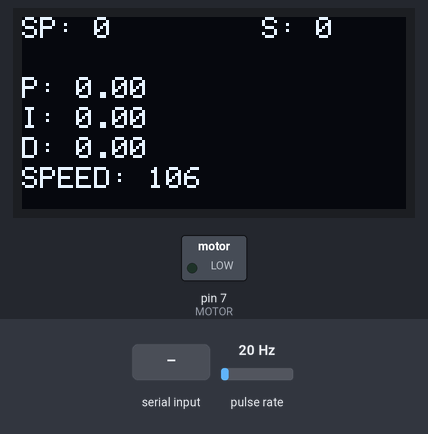
The sketch below on a simulated Arduino Mega 2560, built with avr-gcc and run on an emulated ATmega2560. On the bench: 128×64 one-colour display, switched loads named in the sketch (green lamp = pin HIGH). Wiring (inferred from the names in the program): pulse sensor: data pin 2. The test bench sets the inputs (shaded band); at power-on: pulse rate 20 Hz. What the sketch prints to the serial monitor is not drawn.

Above: at 1.2 s.
1.3 s: pulse rate (sensor on pin 2) set to 4 Hz
At 1.53 s:
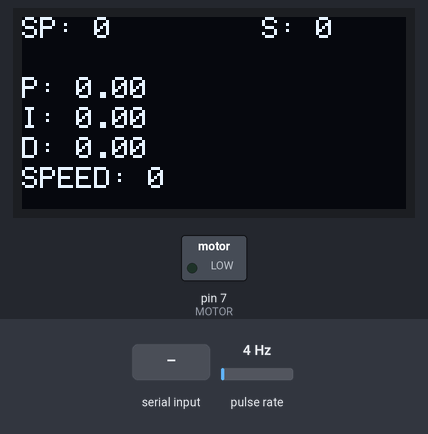
2.9 s: "d90\n" received over Serial
At 4.79 s:
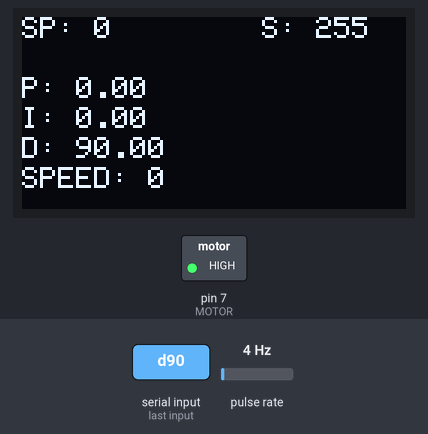
4.9 s: pulse rate (sensor on pin 2) set to 50 Hz
At 6.2 s:
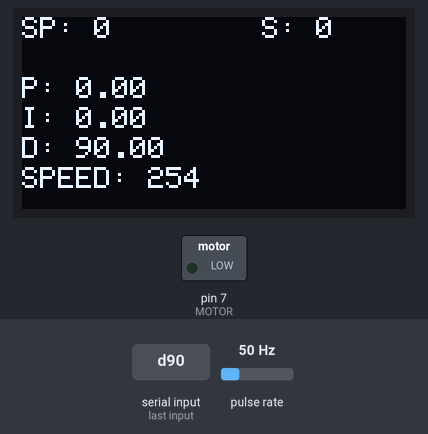
6.7 s: "s90\n" received over Serial
At 7.8 s:
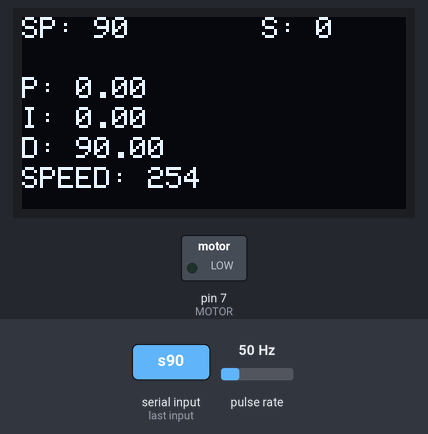
8.3 s: pulse rate (sensor on pin 2) set to 100 Hz
At 9.1 s:
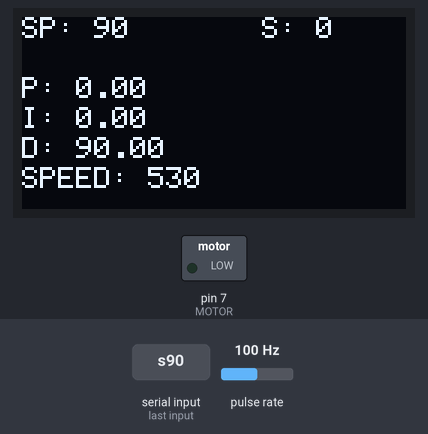
9.9 s: pulse rate (sensor on pin 2) set to 196 Hz
At 10.82 s:
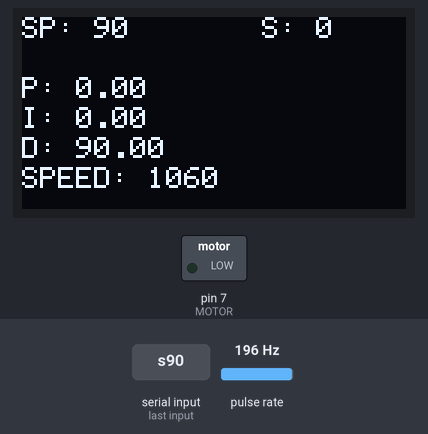
Timing chart, 0 to 12.5 s (numbered marks = the images above; inputs shaded):
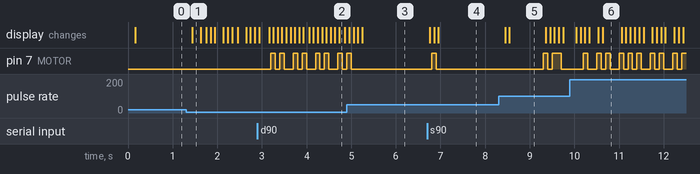

The sketch:

pid_test.ino
```cpp
#include "utils.h"
#include "Adafruit_SH1106.h"

#define MOTOR 7
#define SPEED_SENSOR 2

// How many pulses in one 360 rotation, must be measured manually!!!!
#define ENC_COUNT_REV 237

// Distance made by a full rotation. Diameter of the wheel: 67.5 mm -> Pi * 67.5 => 212 mm
#define FULL_ROTATION_DISTANCE 212

#define CALL_INTERVAL 100
#define CALL_INTERVAL_IS_SECONDS 0.1

volatile uint32_t _wheel_pulses_for_speed = 0;
volatile uint32_t speed_sm_per_minute;

volatile float kp = 0, ki = 0, kd = 0, integral = 0, prevErr = 0;
volatile uint32_t set_point_sm_per_minute = 0;
volatile uint8_t motor_signal = 0;

#define OLED_RESET 13
Adafruit_SH1106 display(OLED_RESET);

void setup() {
  pinMode(MOTOR, OUTPUT);
  pinMode(SPEED_SENSOR, INPUT);
  Serial.begin(9600);
  attachInterrupt(digitalPinToInterrupt(SPEED_SENSOR), []() {
    _wheel_pulses_for_speed++;
  }, RISING);

  enable_Timer5(10, CHANNEL_A);

  Serial.println("speed:,setpoint:,signal");

  display.begin(SH1106_SWITCHCAPVCC, 0x3C);
  display.clearDisplay();
}

void parse_input() {
  if (Serial.available() > 0) {
    switch (Serial.read()) {
      case 'p': kp = Serial.parseFloat(); break;
      case 'i': ki = Serial.parseFloat(); break;
      case 'd': kd = Serial.parseFloat(); break;
      case 's': set_point_sm_per_minute = Serial.parseInt(); break;
      default: Serial.println("ERROR");
    }
  }
}

void display_info() {
  display.clearDisplay();
  display.setTextSize(1);
  display.setTextColor(WHITE);

  //==== Display KP ====
  display.setCursor(0, 20);
  display.print("P: ");
  display.print(kp);
  //===================

  //==== Display KI ====
  display.setCursor(0, 30);
  display.print("I: ");
  display.print(ki);
  //===================

  //==== Display KD ====
  display.setCursor(0, 40);
  display.print("D: ");
  display.print(kd);
  //===================

  //==== Display Current Speed ====
  display.setCursor(0, 50);
  display.print("SPEED: ");
  display.print(speed_sm_per_minute);
  //===================

  //==== Display Set Point Speed ====
  display.setCursor(0, 0);
  display.print("SP: ");
  display.print(set_point_sm_per_minute);
  //===================

  //==== Display Current Motor Signal ====
  display.setCursor(80, 00);
  display.print("S: ");
  display.print(motor_signal);
  //===================

  display.display();
}

void loop() {
  display_info();
  Serial.print(set_point_sm_per_minute);
  Serial.print(",");
  Serial.print(speed_sm_per_minute);
  Serial.print(",");
  Serial.print(motor_signal);
  Serial.println();
  parse_input();
}

int computePID(float input, float setpoint, float kp, float ki, float kd, float dt, int minOut, int maxOut) {
  float err = setpoint - input;
  static float integral = 0, prevErr = 0;
  integral = constrain(integral + (float)err * dt * ki, minOut, maxOut);
  float D = (err - prevErr) / dt;
  prevErr = err;
  return constrain(err * kp + integral + D * kd, minOut, maxOut);
}

void measure_pid() {
  motor_signal = computePID(speed_sm_per_minute, set_point_sm_per_minute, kp, ki, kd, 0.1, 0, 255);
  analogWrite(MOTOR, motor_signal);
}

void measure_speed() {
  const float rpm = (float)((_wheel_pulses_for_speed * (60000 / CALL_INTERVAL)) / ENC_COUNT_REV);
  speed_sm_per_minute = rpm * FULL_ROTATION_DISTANCE / 10;
  _wheel_pulses_for_speed = 0;
}

ISR(TIMER5_A) {
  measure_speed();
  measure_pid();
}
```

utils.h
```cpp
#define MAX_PERIOD_16 (1000000UL * 1024UL / F_CPU * 65536UL)
#define CHANNEL_A 0x00
#define CHANNEL_B 0x01
#define CHANNEL_C 0x02

#define TIMER5_A  TIMER5_COMPA_vect
#define TIMER5_B  TIMER5_COMPB_vect
#define TIMER5_C  TIMER5_COMPC_vect

int32_t find_character_index(char* input, char character, uint8_t limit) {
  for (uint32_t i = 0; i <= limit; i++) {
    if (input[i] == character)
      return i;
  }
  return -1;
}

uint32_t enable_Timer5_with_period(uint32_t period, uint8_t source) {
  period = constrain(period, 1, MAX_PERIOD_16);

  uint32_t _timer5_cycles = F_CPU / 1000000 * period;  // Calculation of the number of timer cycles per period
  uint8_t _timer5_prescaler = 0x00;
  uint16_t _timer5_divider = 0x00;

  if (_timer5_cycles < 65536UL) {   // Сhoose optimal divider for the timer
    _timer5_prescaler = 0x01;
    _timer5_divider = 1UL;
  } else if (_timer5_cycles < 65536UL * 8) {
    _timer5_prescaler = 0x02;
    _timer5_divider = 8UL;
  } else if (_timer5_cycles < 65536UL * 64) {
    _timer5_prescaler = 0x03;
    _timer5_divider = 64UL;
  } else if (_timer5_cycles < 65536UL * 256) {
    _timer5_prescaler = 0x04;
    _timer5_divider = 256UL;
  } else {
    _timer5_prescaler = 0x05;
    _timer5_divider = 1024UL;
  }

  uint16_t _timer5_top = (_timer5_cycles < 65536UL * 1024 ? (_timer5_cycles / _timer5_divider) : 65536UL) ;

  TCCR5A = (TCCR5A & 0xFC);
  TCCR5B = ((1 << WGM53) | (1 << WGM52) | _timer5_prescaler);   // CTC mode + set prescaler
  ICR5 = _timer5_top - 1;             // Set timer top

   switch (source) {
    case CHANNEL_A: TIMSK5 |= (1 << OCIE5A); break;
    case CHANNEL_B: TIMSK5 |= (1 << OCIE5B); break;
    case CHANNEL_C: TIMSK5 |= (1 << OCIE5C); break;
  }

  return (1000000UL / ((F_CPU / _timer5_divider) / _timer5_top));   // Return real timer period
}

float enable_Timer5(uint32_t frequency, uint8_t source) {
  return 1000000.0F / (enable_Timer5_with_period(1000000.0F / frequency, source));
}
```

Measured:
- after the input at 1.3 s, the display: changes after 0.14 s (image 1)
- after the input at 2.9 s, pin 7 (MOTOR): LOW → HIGH after 0.30 s, then repeats every 0.50 s: LOW 0.10 s, HIGH 0.10 s, LOW 0.20 s, HIGH 0.10 s; the display: first changes at once (image 2 shows a later state)
- after the input at 4.9 s, pin 7 (MOTOR): goes on until 5.0 s, then stays LOW
- after the input at 6.7 s, pin 7 (MOTOR): LOW → HIGH after 0.10 s, → LOW 0.10 s later; the display: changes after 0.06 s (image 4)
- after the input at 8.3 s, pin 7 (MOTOR): LOW → HIGH after 1.0 s, → LOW 0.10 s later, → HIGH 0.10 s later, → LOW 0.20 s later; the display: first changes after 0.15 s (image 5 shows a later state)
- after the input at 9.9 s, pin 7 (MOTOR): LOW → HIGH after 0.30 s, → LOW 0.10 s later, → HIGH 0.20 s later, → LOW 0.10 s later, … (19 changes in this stretch); the display: first changes after 0.14 s (image 6 shows a later state)
- what the display in image 5 shows lasts 0.9 s, from 8.5 s to 9.4 s
